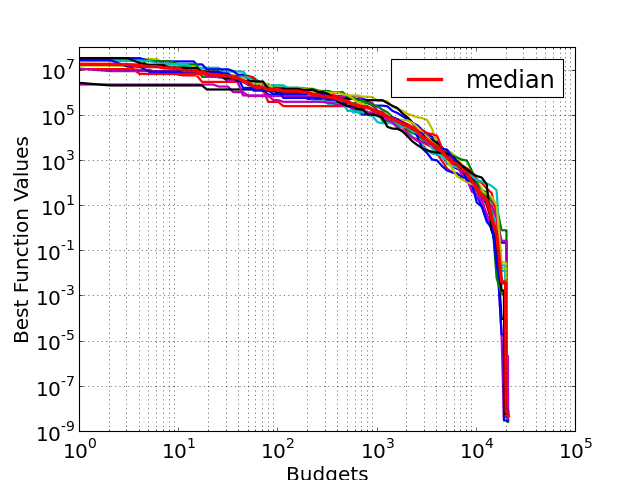

Source code (Python):
#!/usr/bin/env python
# -*- coding: utf-8 -*-

import urllib
import tarfile
from pylab import *
ion() # may be needed for figures to be shown when executing the script

import bbob_pproc as bb

# Collect and unarchive data (3.4MB)
dataurl = 'http://coco.lri.fr/BBOB2009/pythondata/BIPOP-CMA-ES.tar.gz'
filename, headers = urllib.urlretrieve(dataurl)
archivefile = tarfile.open(filename)
archivefile.extractall()

ds = bb.load('BBOB2009pythondata/BIPOP-CMA-ES/ppdata_f002_20.pickle')
d = ds[0] # store the first element of ds in d for convenience
budgets = d.funvals[:, 0] # stores first column in budgets
funvals = d.funvals[:, 1:] # stores all other columns in funvals

nbrows, nbruns = funvals.shape
for i in range(0, nbruns):
    loglog(budgets, funvals[:, i])
grid()
xlabel('Budgets')
ylabel('Best Function Values')
loglog(budgets, median(funvals, axis=1), linewidth=3, color='r',
       label='median')
legend() # display legend
